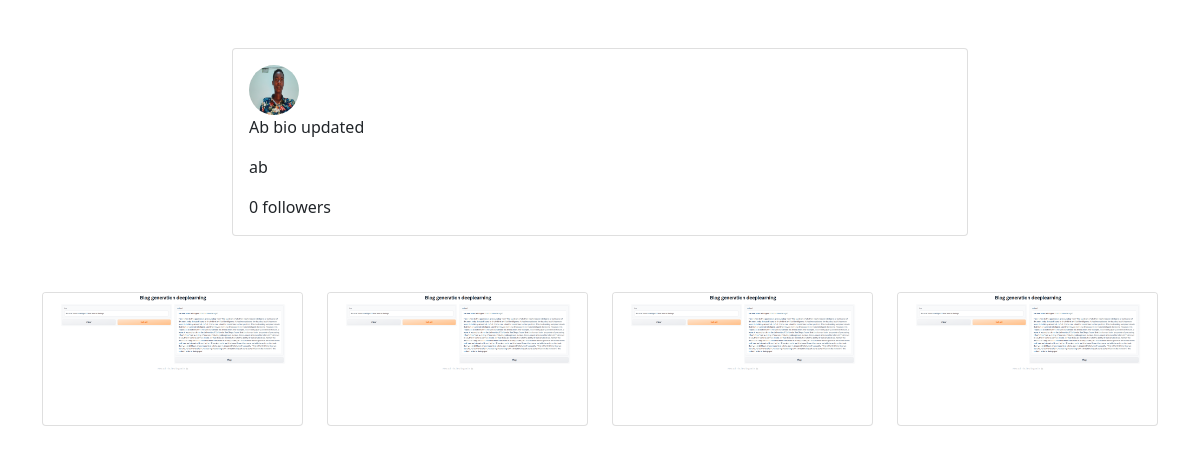
The page /profile/8/ on the database its author committed.
### users/models.py (models this page shows, shortened)
class Profile(models.Model):
    user = models.OneToOneField(User, on_delete=models.CASCADE, related_name='profile')
    image = models.FileField(upload_to='profile/images', null=True, blank=True)
    bio = models.TextField(null=True, blank=True)
    location = models.CharField(max_length=300, null=True, blank=True)
    followers = models.ManyToManyField(User, blank=True, related_name='followers')

### posts/models.py (models this page shows, shortened)
class Post(models.Model):
    title = models.CharField(max_length=300,blank=True)
    image = models.FileField(upload_to="posts/images", blank=True)
    caption = models.TextField(blank=True)
    author = models.ForeignKey(User, on_delete=models.CASCADE, null=True,blank=True)
    likes = models.ManyToManyField(User, blank=True, related_name='likes')
    dislikes = models.ManyToManyField(User, blank=True, related_name='dislikes')

### users/views.py (the view, shortened to what this page needs)
# urls.py: path('profile/<int:id>/', userProfile, name="profile"),
def userProfile(request, id):
    profile = get_object_or_404(Profile, id=id)
    posts = Post.objects.filter(author=profile.user).order_by('-id')
    form = ProfileForm(instance=profile)
    postf = PostForm()
    followers = profile.followers.all()
    no_of_followers = len(followers)
    if len(followers) == 0:
        is_following = False
    for follower in followers:
        if follower == request.user:
            is_following=True
            break
        else:
            is_following=False
    user = profile.user
    context = {
        'profile':profile,
        'user':user,
        'no_of_followers':no_of_followers,
        'is_following':is_following,
        'form':form,
        'posts':posts,
        'postf':postf
    }
    return render(request, 'Posts/profile.html', context)

### templates/Posts/profile.html (shortened to what this page needs)
{% load crispy_forms_tags %}
<!DOCTYPE html>
<html lang="en">
<head>
    <link href="https://cdn.jsdelivr.net/npm/bootstrap@5.0.2/dist/css/bootstrap.min.css" rel="stylesheet">
</head>
<body>
    <div class="container mt-4 mb-4">
        <div class="row mt-4 mb-4">
            <div class="col-md-2"></div>
            <div class="col-md-8 mt-4 mb-4">
                <div class="card">
                    <div class="card-body">
                        {% if user == request.user %}
                            <p class="card-text">{{request.user.username}}</p>
                            <p class="card-text"> {{no_of_followers}}<span> followers</span></p>
                                {% if profile.image %}
                                    <img src="{{profile.image.url}}" class="img-rounded-circle" width="50" height="50" alt="">
                                {% endif %}
                                {% if profile.bio %}
                                    <p class="card-text">Bio: <span>{{profile.bio}}</span></p>
                                {% endif %}
                                {% if profile.location %}
                                LOcation :<p class="card-text">Location: <span>{{profile.location}}</span></p>
                            {% endif %}
                            <a href="{% url 'logout' %}">Logout
                                <i class="fa-solid fa-arrow-right-from-bracket"></i>
                            </a>
                            <button type="button" class="btn " data-bs-toggle="modal" data-bs-target="#exampleModal">
                                <i class="fa-solid fa-pen"></i>
                              </button>
                              <button type="button" class="btn btn-primary" data-bs-toggle="modal" data-bs-target="#postModal">
                                Create Post
                              </button>
                        {% else %}
                            {% if profile.image %}
                                <img src="{{profile.image.url}}" class="rounded-circle" width="50" height="50" alt="">
                            {% endif %}
                            {% if profile.bio %}
                                <p class="card-text">{{profile.bio}}</span></p>
                            {% endif %}
                            <p class="card-text">{{profile.user.username}}</span></p>
                            <p class="card-text"> {{no_of_followers}}<span> followers</span></p>
                        {% endif %}
                    </div>
                </div>
            </div>
            <div class="col-md-2"></div>
        </div>
    </div>
    {% if posts %}
    <div class="container mt-2 mb-2">
        <div class="row mt-2 mb-2">
            {% for post in posts %}
            <div class="col-md-3">
            <div class="card mt-2 mb-2">
                <img src="{{post.image.url}}"  class="card-img-top" width="150" height="100" alt="">
                <div class="card-body"></div>
            </div>
        </div>
            {% endfor %}
        </div>
    </div>
    {% else %}
    <p class="mt-2 mb-2">No posts yet</p>
    {% endif %}
</body>
</html>

### rows shown on the page
Profile: image (picture), bio "Ab bio updated", user.username "ab"
Post: image (picture)
Post: image (picture)
Post: image (picture)
Post: image (picture)

### other values the page prints
{{ no_of_followers }} "0"
